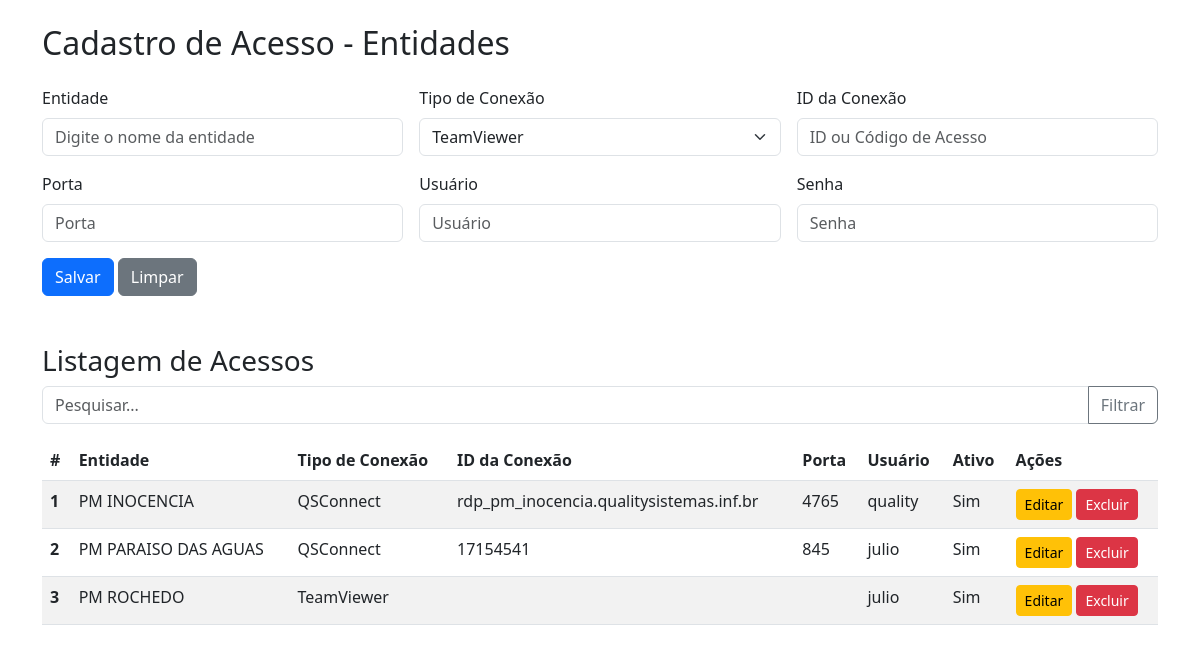
Page /cadastro_acesso on the committed database.
### models.py (models this page shows)
class ConfigAcesso(db.Model):
    __tablename__ = 'config_acesso'
    id = db.Column(db.Integer, primary_key=True)
    entidade = db.Column(db.Integer,db.ForeignKey('entidades.id') ,nullable=False)
    tipo_conexao = db.Column(db.Integer, nullable=False, comment='Tipo de conexão: 1 - TeamViewer, 2 - QSConnect, 3 - AnyDesk, etc.')
    id_conexao = db.Column(db.String(100), comment = 'ID da conexão ou código de acesso ou host remoto no caso do QSConnect')
    port_conexao = db.Column(db.Integer, comment = 'Porta de conexão no caso do QSConnect')
    usuario = db.Column(db.String(100), comment = 'Usuário de acesso')
    senha = db.Column(db.String(100), comment = 'Senha de acesso')
    data = db.Column(db.DateTime, default=db.func.now())
    ativo = db.Column(db.Boolean, default=True)
    entidade_rel = db.relationship('Entidade', backref='acessos', lazy='joined')

class Entidade(db.Model):
    __tablename__ = 'entidades'
    id = db.Column(db.Integer, primary_key=True)
    nome = db.Column(db.String(100), nullable=False)
    usuario = db.Column(db.String(100))
    data = db.Column(db.DateTime)
    acesso = db.Column(db.String(100))
    tipo = db.Column(db.String(100))
    ativo = db.Column(db.Boolean, default=True)

### app.py (the view, shortened to what this page needs)
@app.route('/cadastro_acesso', methods=['GET', 'POST'])
def cadastro_acesso():
    entidades = Entidade.query.all()
    acessos = ConfigAcesso.query.all()
    return render_template('cadastro_acesso.html', acessos=acessos, entidades=entidades)

### templates/cadastro_acesso.html (shortened to what this page needs)
<!DOCTYPE html>
<html lang="pt-br">
<head>
    <link href="https://cdn.jsdelivr.net/npm/bootstrap@5.3.0-alpha1/dist/css/bootstrap.min.css" rel="stylesheet">
</head>
<body>
    <div class="container mt-4">
        <h2 class="mb-4">Cadastro de Acesso - Entidades</h2>
        <form id="form-acesso", method="POST", action="{{ url_for('cadastro_acesso') }}">
            <div class="row g-3">
                <div class="col-md-4">
                    <label for="entidade" class="form-label">Entidade</label>
                    <input type="text" class="form-control" id="entidade" name="entidade" placeholder="Digite o nome da entidade">
                </div>
                <div class="col-md-4">
                    <label for="tipo_conexao" class="form-label">Tipo de Conexão</label>
                    <select id="tipo_conexao" name="tipo_conexao" class="form-select">
                        <option value="1">TeamViewer</option>
                    </select>
                </div>
                <div class="col-md-4">
                    <label for="id_conexao" class="form-label">ID da Conexão</label>
                    <input type="text" class="form-control" id="id_conexao" name="id_conexao" placeholder="ID ou Código de Acesso">
                </div>
                <div class="col-md-4">
                    <label for="port_conexao" class="form-label">Porta</label>
                    <input type="text" class="form-control" id="port_conexao" name="port_conexao" placeholder="Porta">
                </div>
                <div class="col-md-4">
                    <label for="usuario" class="form-label">Usuário</label>
                    <input type="text" class="form-control" id="usuario" name="usuario" placeholder="Usuário">
                </div>
                <div class="col-md-4">
                    <label for="senha" class="form-label">Senha</label>
                    <input type="password" class="form-control" id="senha" name="senha" placeholder="Senha">
                </div>
            </div>
            <div class="mt-3">
                <button type="submit" class="btn btn-primary">Salvar</button>
                <button type="reset" class="btn btn-secondary">Limpar</button>
            </div>
        </form>
        <div class="mt-5">
            <h3>Listagem de Acessos</h3>
            <div class="input-group mb-3">
                <input type="text" class="form-control" id="search-filter" placeholder="Pesquisar..." aria-label="Pesquisar">
                <button class="btn btn-outline-secondary" type="button" onclick="filterTable()">Filtrar</button>
            </div>
            <table class="table table-striped">
                <thead>
                    <tr>
                        <th scope="col">#</th>
                        <th scope="col">Entidade</th>
                        <th scope="col">Tipo de Conexão</th>
                        <th scope="col">ID da Conexão</th>
                        <th scope="col">Porta</th>
                        <th scope="col">Usuário</th>
                        <th scope="col">Ativo</th>
                        <th scope="col">Ações</th>
                    </tr>
                </thead>
                    <tbody id="table-body">
                        {% for acesso in acessos %}
                        <tr>
                            <th scope="row">{{ acesso.id }}</th>
                            <td>{{ acesso.entidade_rel.nome }}</td>
                            <td>
                                {% if acesso.tipo_conexao == 1 %}
                                    TeamViewer
                                {% elif acesso.tipo_conexao == 2 %}
                                    QSConnect
                                {% elif acesso.tipo_conexao == 3 %}
                                    AnyDesk
                                {% else %}
                                    Undefined
                                {% endif %}
                            </td>
                            <td>{{ acesso.id_conexao }}</td>
                            <td>{{ acesso.port_conexao }}</td>
                            <td>{{ acesso.usuario }}</td>
                            <td>{{ 'Sim' if acesso.ativo else 'Não' }}</td>
                            <td>
                                <button class="btn btn-sm btn-warning">Editar</button>
                                <button class="btn btn-sm btn-danger">Excluir</button>
                            </td>
                        </tr>
                        {% endfor %}
                    </tbody>
            </table>
        </div>
    </div>
    <link rel="stylesheet" href="https://code.jquery.com/ui/1.13.2/themes/base/jquery-ui.css">
</body>
</html>

### rows in the picture
ConfigAcesso: id "1", entidade_rel.nome "PM INOCENCIA", tipo_conexao "QSConnect", id_conexao "rdp_pm_inocencia.qualitysistemas.inf.br", port_conexao "4765", usuario "quality", ativo "Sim"
ConfigAcesso: id "2", entidade_rel.nome "PM PARAISO DAS AGUAS", tipo_conexao "QSConnect", id_conexao "17154541", port_conexao "845", usuario "julio", ativo "Sim"
ConfigAcesso: id "3", entidade_rel.nome "PM ROCHEDO", tipo_conexao "TeamViewer", usuario "julio", ativo "Sim"
